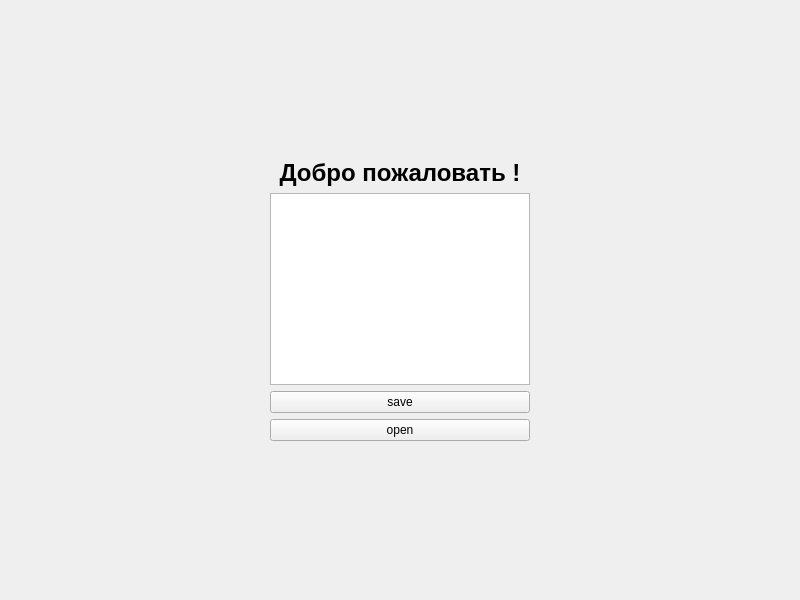
<?xml version="1.0" encoding="UTF-8"?>
<ui version="4.0">
 <class>MainWindow</class>
 <widget class="QMainWindow" name="MainWindow">
  <property name="geometry">
   <rect>
    <x>0</x>
    <y>0</y>
    <width>800</width>
    <height>600</height>
   </rect>
  </property>
  <property name="windowTitle">
   <string>MainWindow</string>
  </property>
  <widget class="QWidget" name="centralwidget">
   <layout class="QGridLayout" name="gridLayout_2">
    <item row="0" column="0">
     <layout class="QGridLayout" name="gridLayout">
      <item row="1" column="0">
       <spacer name="horizontalSpacer">
        <property name="orientation">
         <enum>Qt::Horizontal</enum>
        </property>
        <property name="sizeHint" stdset="0">
         <size>
          <width>40</width>
          <height>20</height>
         </size>
        </property>
       </spacer>
      </item>
      <item row="6" column="1">
       <spacer name="verticalSpacer">
        <property name="orientation">
         <enum>Qt::Vertical</enum>
        </property>
        <property name="sizeHint" stdset="0">
         <size>
          <width>20</width>
          <height>40</height>
         </size>
        </property>
       </spacer>
      </item>
      <item row="1" column="1">
       <widget class="QLabel" name="label">
        <property name="text">
         <string>&lt;h1 align=center &gt;Добро пожаловать !&lt;/h1&gt;</string>
        </property>
       </widget>
      </item>
      <item row="1" column="3">
       <spacer name="horizontalSpacer_2">
        <property name="orientation">
         <enum>Qt::Horizontal</enum>
        </property>
        <property name="sizeHint" stdset="0">
         <size>
          <width>40</width>
          <height>20</height>
         </size>
        </property>
       </spacer>
      </item>
      <item row="0" column="1">
       <spacer name="verticalSpacer_2">
        <property name="orientation">
         <enum>Qt::Vertical</enum>
        </property>
        <property name="sizeHint" stdset="0">
         <size>
          <width>20</width>
          <height>40</height>
         </size>
        </property>
       </spacer>
      </item>
      <item row="4" column="1">
       <widget class="QPushButton" name="downButton">
        <property name="text">
         <string>open</string>
        </property>
       </widget>
      </item>
      <item row="2" column="1">
       <widget class="QTextEdit" name="textEdit"/>
      </item>
      <item row="3" column="1">
       <widget class="QPushButton" name="savebutton">
        <property name="text">
         <string>save</string>
        </property>
       </widget>
      </item>
     </layout>
    </item>
   </layout>
  </widget>
  <action name="action_2">
   <property name="text">
    <string>Открыть файл</string>
   </property>
  </action>
  <action name="action_3">
   <property name="text">
    <string>Сохранить </string>
   </property>
  </action>
  <action name="action_4">
   <property name="text">
    <string>Создать</string>
   </property>
  </action>
 </widget>
 <resources/>
 <connections/>
</ui>
